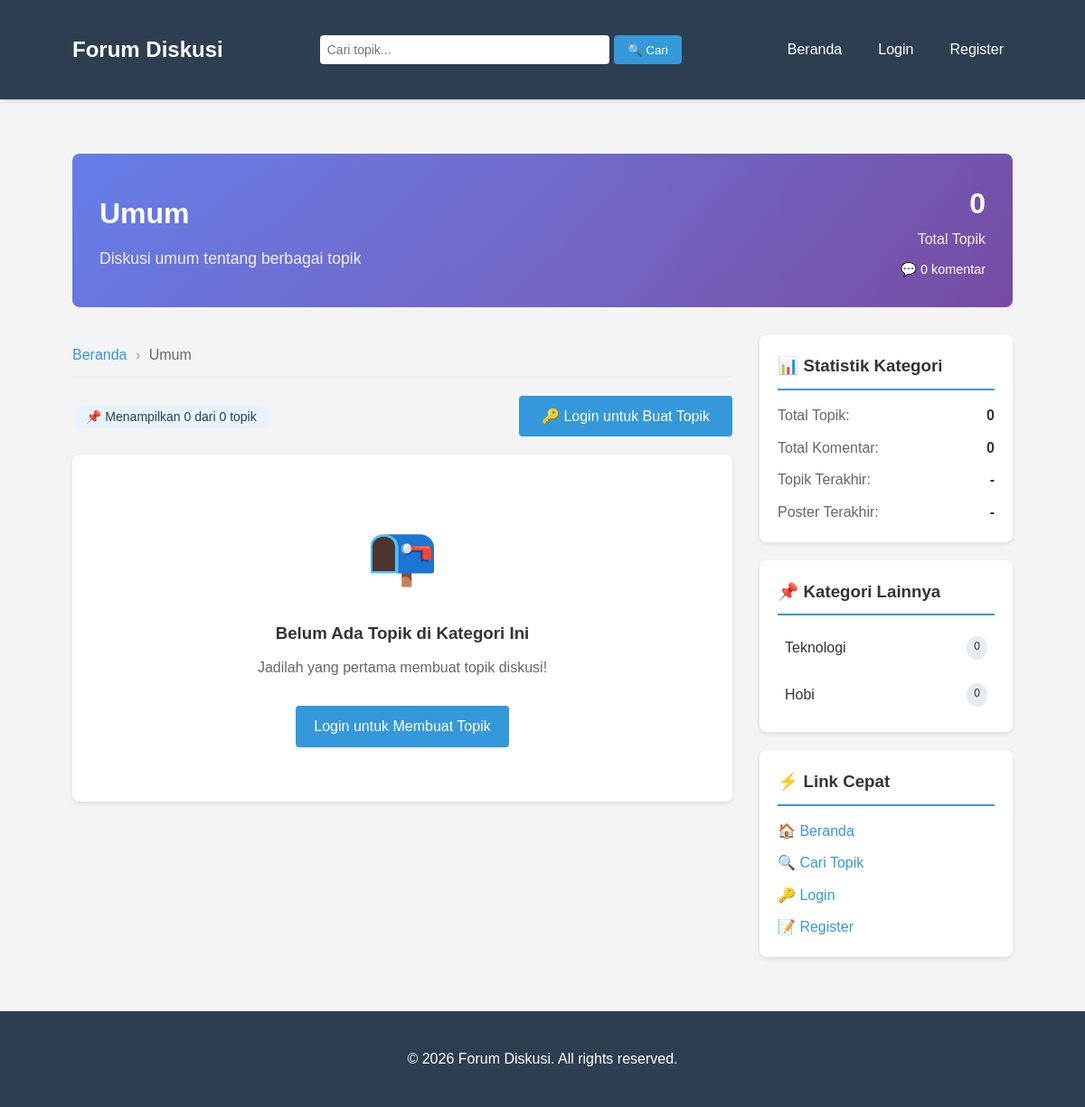
/category.php?id=1, run on the app's committed database.
### tables this page shows
CREATE TABLE IF NOT EXISTS categories (
    id INT AUTO_INCREMENT PRIMARY KEY,
    name VARCHAR(100) NOT NULL,
    description TEXT,
    created_at TIMESTAMP DEFAULT CURRENT_TIMESTAMP
);

### config/database.php (called while the page is built, shortened)
<?php
function isLoggedIn() {
    return isset($_SESSION['user_id']);
}
?>

### category.php (the view, shortened to what this page needs)
<?php
require_once 'includes/header.php';
$category_id = isset($_GET['id']) ? (int)$_GET['id'] : 0;
$stmt = $pdo->prepare("SELECT * FROM categories WHERE id = ?");
$stmt->execute([$category_id]);
$category = $stmt->fetch();
$page = isset($_GET['page']) ? (int)$_GET['page'] : 1;
$perPage = 10;
$offset = ($page - 1) * $perPage;
$stmt = $pdo->prepare("
    SELECT t.*, u.username,
           (SELECT COUNT(*) FROM replies WHERE topic_id = t.id) as reply_count,
           (SELECT MAX(created_at) FROM replies WHERE topic_id = t.id) as last_reply
    FROM topics t
    JOIN users u ON t.user_id = u.id
    WHERE t.category_id = :category_id
    ORDER BY
        CASE WHEN t.status = 'open' THEN 0 ELSE 1 END,
        t.created_at DESC
    LIMIT :offset, :perPage
");
$stmt->bindParam(':category_id', $category_id, PDO::PARAM_INT);
$stmt->bindParam(':offset', $offset, PDO::PARAM_INT);
$stmt->bindParam(':perPage', $perPage, PDO::PARAM_INT);
$stmt->execute();
$topics = $stmt->fetchAll();
$stmt = $pdo->prepare("SELECT COUNT(*) FROM topics WHERE category_id = ?");
$stmt->execute([$category_id]);
$totalTopics = $stmt->fetchColumn();
$stmt = $pdo->prepare("
    SELECT
        COUNT(DISTINCT t.id) as total_topics,
        COUNT(r.id) as total_replies,
        MAX(t.created_at) as last_topic_date,
        (SELECT username FROM users u JOIN topics t2 ON u.id = t2.user_id
         WHERE t2.category_id = ? ORDER BY t2.created_at DESC LIMIT 1) as last_poster
    FROM topics t
    LEFT JOIN replies r ON t.id = r.topic_id
    WHERE t.category_id = ?
");
$stmt->execute([$category_id, $category_id]);
$stats = $stmt->fetch();
$stmt = $pdo->prepare("
    SELECT c.*,
           (SELECT COUNT(*) FROM topics WHERE category_id = c.id) as topic_count
    FROM categories c
    WHERE c.id != ?
    ORDER BY topic_count DESC
    LIMIT 5
");
$stmt->execute([$category_id]);
$otherCategories = $stmt->fetchAll();
?>
<div class="category-header" style="background: linear-gradient(135deg, #667eea 0%, #764ba2 100%); color: white; padding: 30px; border-radius: 8px; margin-bottom: 30px;">
    <div style="display: flex; justify-content: space-between; align-items: center; flex-wrap: wrap; gap: 20px;">
        <div>
            <h1 style="margin: 0 0 10px 0; font-size: 2em;"><?php echo htmlspecialchars($category['name']); ?></h1>
            <p style="margin: 0; opacity: 0.9; font-size: 1.1em;"><?php echo htmlspecialchars($category['description']); ?></p>
        </div>
        <div style="text-align: right;">
            <div style="font-size: 2em; font-weight: bold;"><?php echo $stats['total_topics']; ?></div>
            <div style="opacity: 0.9;">Total Topik</div>
            <div style="margin-top: 10px; font-size: 0.9em;">💬 <?php echo $stats['total_replies']; ?> komentar</div>
        </div>
    </div>
</div>
<div style="display: grid; grid-template-columns: 1fr 280px; gap: 30px;">
    <div>
        <div style="margin-bottom: 20px; padding: 10px 0; border-bottom: 2px solid #eee;">
            <a href="index.php" style="color: #3498db; text-decoration: none;">Beranda</a>
            <span style="color: #999; margin: 0 5px;">›</span>
            <span style="color: #666;"><?php echo htmlspecialchars($category['name']); ?></span>
        </div>
        <div style="display: flex; justify-content: space-between; align-items: center; margin-bottom: 20px; flex-wrap: wrap; gap: 15px;">
            <div>
                <span style="background-color: #e8f4fd; color: #2c3e50; padding: 5px 15px; border-radius: 20px; font-size: 14px;">
                    📌 Menampilkan <?php echo count($topics); ?> dari <?php echo $totalTopics; ?> topik
                </span>
            </div>
            <?php if (isLoggedIn()): ?>
                <a href="create_topic.php?category=<?php echo $category_id; ?>" class="btn btn-success" style="padding: 10px 25px;">
                    ➕ Buat Topik di Kategori Ini
                </a>
            <?php else: ?>
                <a href="login.php" class="btn" style="padding: 10px 25px;">
                    🔑 Login untuk Buat Topik
                </a>
            <?php endif; ?>
        </div>
        <?php if (empty($topics)): ?>
            <div style="text-align: center; padding: 60px 20px; background-color: #fff; border-radius: 8px; box-shadow: 0 2px 5px rgba(0,0,0,0.1);">
                <div style="font-size: 4em; margin-bottom: 20px;">📭</div>
                <h3 style="color: #333; margin-bottom: 10px;">Belum Ada Topik di Kategori Ini</h3>
                <p style="color: #666; margin-bottom: 30px;">Jadilah yang pertama membuat topik diskusi!</p>
                <?php if (isLoggedIn()): ?>
                    <a href="create_topic.php?category=<?php echo $category_id; ?>" class="btn btn-success">Buat Topik Pertama</a>
                <?php else: ?>
                    <a href="login.php" class="btn">Login untuk Membuat Topik</a>
                <?php endif; ?>
            </div>
        <?php endif; ?>
    </div>
    <div>
        <div style="background-color: #fff; border-radius: 8px; padding: 20px; margin-bottom: 20px; box-shadow: 0 2px 5px rgba(0,0,0,0.1);">
            <h3 style="margin-top: 0; margin-bottom: 15px; padding-bottom: 10px; border-bottom: 2px solid #3498db;">📊 Statistik Kategori</h3>
            <div style="display: flex; flex-direction: column; gap: 10px;">
                <div style="display: flex; justify-content: space-between;">
                    <span style="color: #666;">Total Topik:</span>
                    <span style="font-weight: bold;"><?php echo $stats['total_topics']; ?></span>
                </div>
                <div style="display: flex; justify-content: space-between;">
                    <span style="color: #666;">Total Komentar:</span>
                    <span style="font-weight: bold;"><?php echo $stats['total_replies']; ?></span>
                </div>
                <div style="display: flex; justify-content: space-between;">
                    <span style="color: #666;">Topik Terakhir:</span>
                    <span style="font-weight: bold;"><?php echo $stats['last_topic_date'] ? date('d M Y', strtotime($stats['last_topic_date'])) : '-'; ?></span>
                </div>
                <div style="display: flex; justify-content: space-between;">
                    <span style="color: #666;">Poster Terakhir:</span>
                    <span style="font-weight: bold;"><?php echo $stats['last_poster'] ? htmlspecialchars($stats['last_poster']) : '-'; ?></span>
                </div>
            </div>
        </div>
        <?php if (!empty($otherCategories)): ?>
        <div style="background-color: #fff; border-radius: 8px; padding: 20px; margin-bottom: 20px; box-shadow: 0 2px 5px rgba(0,0,0,0.1);">
            <h3 style="margin-top: 0; margin-bottom: 15px; padding-bottom: 10px; border-bottom: 2px solid #3498db;">📌 Kategori Lainnya</h3>
            <div style="display: flex; flex-direction: column; gap: 10px;">
                <?php foreach ($otherCategories as $cat): ?>
                    <a href="category.php?id=<?php echo $cat['id']; ?>" style="display: flex; justify-content: space-between; text-decoration: none; color: #333; padding: 8px; border-radius: 4px; transition: background-color 0.2s;"
                       onmouseover="this.style.backgroundColor='#f5f5f5'" onmouseout="this.style.backgroundColor='transparent'">
                        <span><?php echo htmlspecialchars($cat['name']); ?></span>
                        <span style="background-color: #e9ecef; padding: 2px 8px; border-radius: 12px; font-size: 12px;"><?php echo $cat['topic_count']; ?></span>
                    </a>
                <?php endforeach; ?>
            </div>
        </div>
        <?php endif; ?>
        <div style="background-color: #fff; border-radius: 8px; padding: 20px; box-shadow: 0 2px 5px rgba(0,0,0,0.1);">
            <h3 style="margin-top: 0; margin-bottom: 15px; padding-bottom: 10px; border-bottom: 2px solid #3498db;">⚡ Link Cepat</h3>
            <div style="display: flex; flex-direction: column; gap: 10px;">
                <a href="index.php" style="color: #3498db; text-decoration: none;">🏠 Beranda</a>
                <a href="search.php" style="color: #3498db; text-decoration: none;">🔍 Cari Topik</a>
                <?php if (isLoggedIn()): ?>
                    <a href="create_topic.php" style="color: #3498db; text-decoration: none;">➕ Buat Topik Baru</a>
                    <a href="profile.php" style="color: #3498db; text-decoration: none;">👤 Profil Saya</a>
                <?php else: ?>
                    <a href="login.php" style="color: #3498db; text-decoration: none;">🔑 Login</a>
                    <a href="register.php" style="color: #3498db; text-decoration: none;">📝 Register</a>
                <?php endif; ?>
            </div>
        </div>
    </div>
</div>
<?php require_once 'includes/footer.php'; ?>

### css/style.css (style rules this page uses)
* { margin: 0; padding: 0; box-sizing: border-box; }
body { font-family: 'Arial', sans-serif; background-color: #f4f4f4; color: #333; line-height: 1.6; }
.btn { display: inline-block; padding: 10px 20px; background-color: #3498db; color: #fff; border: none; border-radius: 4px; cursor: pointer; font-size: 16px; text-decoration: none; transition: background-color 0.3s; }

### category.php (style rules this page uses)
.category-header { background: linear-gradient(135deg, #667eea 0%, #764ba2 100%); position: relative; overflow: hidden; }
.category-header::after { content: ''; position: absolute; top: -50%; right: -50%; width: 200%; height: 200%; background: radial-gradient(circle, rgba(255,255,255,0.1) 0%, transparent 50%); opacity: 0.3; pointer-events: none; }

### data on the page
categories: name "Umum", description "Diskusi umum tentang berbagai topik"
categories: name "Teknologi", topic_count "0"
categories: name "Hobi", topic_count "0"

### other printed values
$stats['total_topics'] "0"
$stats['total_replies'] "0"
count($topics) "0"
$totalTopics "0"
